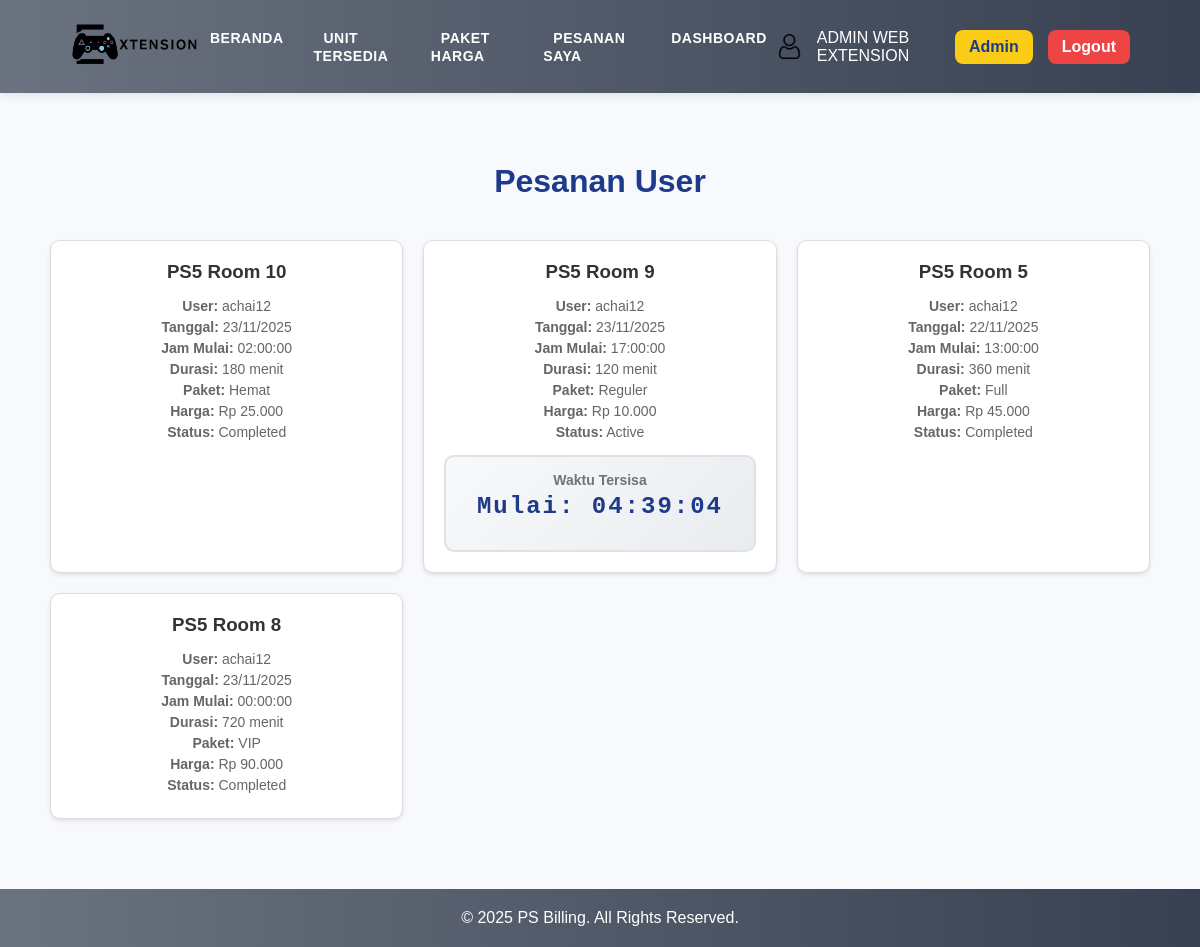
Screenshot of /Unit/orders.php (signed in) with the database file from the repository.
### tables this page shows
CREATE TABLE `orders` (
  `id` int NOT NULL,
  `user_id` int NOT NULL,
  `room_id` int NOT NULL,
  `start_date` date NOT NULL,
  `start_time` time NOT NULL,
  `duration` int NOT NULL COMMENT 'Durasi dalam menit',
  `package` varchar(100) DEFAULT 'Custom',
  `price` bigint NOT NULL,
  `status` enum('pending','active','completed') DEFAULT 'pending',
  `created_at` timestamp NULL DEFAULT CURRENT_TIMESTAMP
);

CREATE TABLE `rooms` (
  `id` int NOT NULL,
  `name` varchar(100) NOT NULL,
  `type` enum('PS5','PS4','VR') NOT NULL,
  `status` enum('available','booked','maintenance') DEFAULT 'available',
  `created_at` timestamp NULL DEFAULT CURRENT_TIMESTAMP
);

CREATE TABLE `users` (
  `id` int NOT NULL,
  `username` varchar(100) NOT NULL,
  `email` varchar(150) NOT NULL,
  `password` varchar(255) NOT NULL,
  `role` enum('admin','user') DEFAULT 'user',
  `status` enum('online','offline') DEFAULT 'offline',
  `created_at` timestamp NULL DEFAULT CURRENT_TIMESTAMP,
  `saldo` int DEFAULT '0'
);

### Unit/orders.php (the view, shortened to what this page needs)
<?php
include '../config/config.php';
$username = $_SESSION['user'];
$query = $connection->prepare("SELECT id, role, saldo FROM users WHERE username = ?");
$query->bind_param("s", $username);
$query->execute();
$result = $query->get_result();
$user = $result->fetch_assoc();
$role = $user['role'];
$bookings = [];
if ($role === 'admin') {
    $sql = "SELECT b.*, r.type, r.name AS room_number, u.username
            FROM orders b
            JOIN rooms r ON b.room_id = r.id
            JOIN users u ON b.user_id = u.id
            ORDER BY b.created_at DESC";
    $query = $connection->prepare($sql);
}
$query->execute();
$result = $query->get_result();
while ($row = $result->fetch_assoc()) {
    $bookings[] = $row;
}
?>
<!DOCTYPE html>
<html lang="id">
<head>
    <link rel="stylesheet" href="../style.css">
    <link rel="stylesheet" href="styleunit.css">
</head>
<body>
    <header class="navbar">
        <div class="logo">
            <a href="../index.php">
                <img src="../assets/Logo.png" alt="Logo" />
            </a>
        </div>
        <nav>
            <ul>
                <li><a href="../index.php#home">Beranda</a></li>
                <li><a href="unit.php">Unit Tersedia</a></li>
                <li><a href="../index.php#paket">Paket Harga</a></li>
                <li><a href="#orders">Pesanan Saya</a></li>
                <?php if ($role === 'admin'): ?>
                    <li><a href="../Dashboard/dashboard.php">Dashboard</a></li>
                <?php endif; ?>
            </ul>
        </nav>
        <div class="user-area">
            <div class="profile">
                <img src="../assets/user.png" alt="User" class="avatar" />
                <span><?php echo htmlspecialchars($username); ?></span>
                <?php if ($role === 'admin'): ?>
                    <span class="admin-badge">Admin</span>
                <?php endif; ?>
                <a href="../auth/logout.php" class="logout-btn">Logout</a>
            </div>
        </div>
    </header>
    <section id="orders" class="orders section">
                <h2><?php echo ($role === 'admin') ? 'Pesanan User' : 'Pesanan Saya'; ?></h2>
        <?php if (empty($bookings)): ?>
            <p>Anda belum memiliki pesanan.</p>
        <?php else: ?>
            <div class="orders-grid">
                <?php foreach ($bookings as $booking): ?>
                    <div class="order-card">
                        <h3><?php echo htmlspecialchars($booking['room_number']); ?></h3>
                        <?php if ($role === 'admin'): ?>
                            <p><strong>User:</strong> <?php echo htmlspecialchars($booking['username']); ?></p>
                        <?php endif; ?>
                        <p><strong>Tanggal:</strong> <?php echo date('d/m/Y', strtotime($booking['start_date'])); ?></p>
                        <p><strong>Jam Mulai:</strong> <?php echo $booking['start_time']; ?></p>
                        <p><strong>Durasi:</strong> <?php echo $booking['duration']; ?> menit</p>
                        <p><strong>Paket:</strong> <?php echo $booking['package'] ?: 'Custom'; ?></p>
                        <p><strong>Harga:</strong> Rp <?php echo number_format($booking['price'], 0, ',', '.'); ?></p>
                        <p><strong>Status:</strong> <?php echo ucfirst($booking['status']); ?></p>
                <?php if ($booking['status'] == 'active'): ?>
                    <div class="stopwatch" data-booking-id="<?php echo $booking['id']; ?>" data-duration="<?php echo $booking['duration']; ?>" data-start-date="<?php echo $booking['start_date']; ?>" data-start-time="<?php echo $booking['start_time']; ?>">
                        <div class="time-display">
                            <div class="time-label">Waktu Tersisa</div>
                            <div class="time-remaining">--:--:--</div>
                        </div>
                    </div>
                <?php endif; ?>
                    </div>
                <?php endforeach; ?>
            </div>
        <?php endif; ?>
    </section>
    <footer>
        <p>© 2025 PS Billing. All Rights Reserved.</p>
    </footer>
</body>
</html>

### style.css (style rules this page uses)
* { margin: 0; padding: 0; box-sizing: border-box; font-family: "Poppins", sans-serif; }
html, body { height: 100%; scroll-behavior: smooth; }
body { background: #f7f9fc; color: #333; overflow-x: hidden; display: flex; flex-direction: column; min-height: 100vh; transition: opacity 0.3s ease; }
.navbar { display: flex; justify-content: space-between; align-items: center; background: linear-gradient(to right, #6b7280, #374151); color: white; padding: 8px 70px; position: sticky; top: 0; z-index: 1000; box-shadow: 0 2px 10px rgba(0,0,0,0.1); }
.logo { display: flex; align-items: center; gap: 15px; }
.logo img { width: 130px; transition: transform 0.3s ease; }
.navbar ul { display: flex; gap: 20px; list-style: none; margin: 0; padding: 0; }
.navbar ul li a { color: white; text-decoration: none; font-weight: 600; font-size: 14px; text-transform: uppercase; letter-spacing: 0.5px; transition: color 0.3s ease, transform 0.2s ease; padding: 5px 10px; border-radius: 4px; }
.user-area { display: flex; align-items: center; gap: 20px; }
.profile { display: flex; align-items: center; gap: 15px; position: relative; }
.logout-btn { background: #ef4444; color: white; padding: 8px 14px; border-radius: 8px; text-decoration: none; font-weight: 600; font-size: 1rem; transition: background 0.3s ease; }
.avatar { width: 25px; }
.admin-badge { background: #facc15; color: #1e3a8a; padding: 8px 14px; border-radius: 8px; font-size: 1 rem; font-weight: 600; }
.section { padding: 70px 50px; text-align: center; }
.section h2 { font-size: 2rem; color: #1e3a8a; margin-bottom: 40px; }
footer { background: linear-gradient(to right, #6b7280, #374151); color: white; text-align: center; padding: 20px; margin-top: auto; }

### Unit/styleunit.css (style rules this page uses)
.orders-grid { display: grid; grid-template-columns: repeat(auto-fill, minmax(300px, 1fr)); gap: 20px; }
.order-card { background: #fff; border: 1px solid #ddd; border-radius: 10px; padding: 20px; box-shadow: 0 2px 4px rgba(0,0,0,0.1); }
.order-card h3 { margin: 0 0 15px 0; color: #333; }
.order-card p { margin: 5px 0; font-size: 14px; color: #666; }
.stopwatch { margin-top: 15px; padding: 15px; background: linear-gradient(135deg, #f8f9fa, #e9ecef); border-radius: 10px; text-align: center; border: 2px solid #dee2e6; position: relative; }
.time-display { margin-bottom: 15px; }
.time-label { font-size: 14px; color: #6c757d; margin-bottom: 5px; font-weight: 600; }
.time-remaining { font-size: 24px; font-weight: bold; color: #1e3a8a; font-family: 'Courier New', monospace; letter-spacing: 2px; }
footer { background: linear-gradient(to right, #6b7280, #374151); color: white; text-align: center; padding: 20px; margin-top: auto; }

### rows the page displays
orders: room.name "PS5 Room 10", user.username "achai12", start_date "23/11/2025", start_time "02:00:00", duration "180", package "Hemat", price "25.000", status "Completed"
orders: room.name "PS5 Room 9", user.username "achai12", start_date "23/11/2025", start_time "17:00:00", duration "120", package "Reguler", price "10.000", status "Active"
orders: room.name "PS5 Room 5", user.username "achai12", start_date "22/11/2025", start_time "13:00:00", duration "360", package "Full", price "45.000", status "Completed"
orders: room.name "PS5 Room 8", user.username "achai12", start_date "23/11/2025", start_time "00:00:00", duration "720", package "VIP", price "90.000", status "Completed"

### other values shown
$username "ADMIN WEB EXTENSION"
